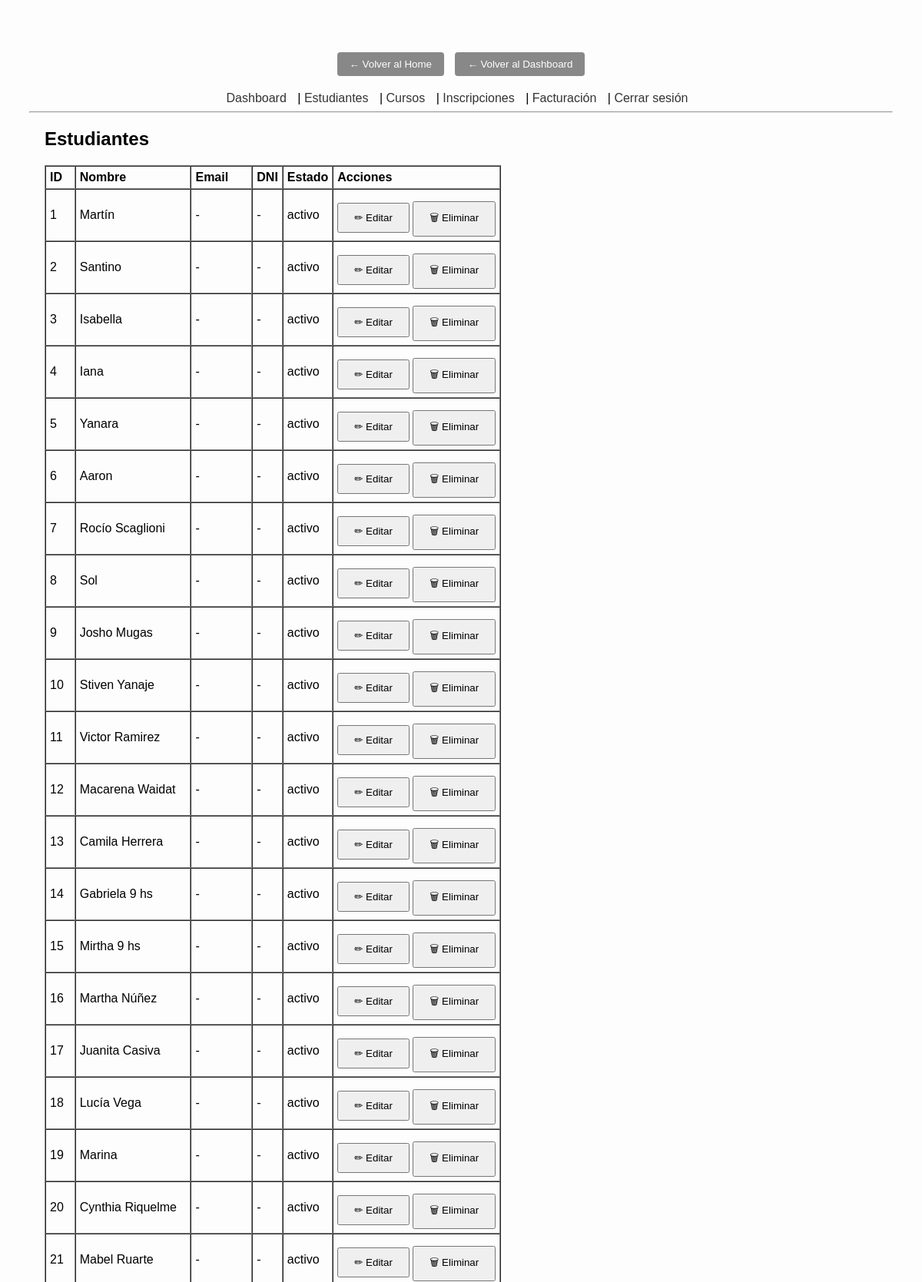
Page /admin/students (signed in, upper part) on the committed database.
### app/models.py (models this page shows, shortened)
class Student(Base):
    __tablename__ = "students"
    id             = Column(Integer, primary_key=True, index=True, autoincrement=True)
    name           = Column(String(255), unique=True, nullable=False)
    email          = Column(String(255), default="", nullable=True)
    dni            = Column(String(50), default="", nullable=True)
    status         = Column(String(50), default="activo", nullable=False)
    last_paid_date = Column(Date, nullable=True)   # ← Nuevo campo: fecha del último pago realizado
    enrollments = relationship(
        "Enrollment",
        back_populates="student",
        cascade="all, delete-orphan"
    )
    payments = relationship(
        "Payment",
        back_populates="student",
        cascade="all, delete-orphan"
    )

### app/routes/admin.py (the view)
@router.get("/students", response_class=HTMLResponse)
def admin_manage_students(
    request: Request,
    edit_id: int = None,
    user=Depends(ensure_admin),
    db: Session = Depends(get_db)
):
    if hasattr(user, "status_code"):
        return user
    students = list_students(db)
    student_to_edit = None
    if edit_id:
        student_to_edit = get_student(db, edit_id)
    return templates.TemplateResponse("admin/students.html", {
        "request": request,
        "students": students,
        "student_to_edit": student_to_edit
    })

### app/templates/admin/students.html (shortened to what this page needs)
{% extends 'admin/base.html' %}
{% block content %}
<h2>Estudiantes</h2>
<table border="1" cellpadding="5" cellspacing="0">
    <thead>
        <tr>
            <th>ID</th>
            <th>Nombre</th>
            <th>Email</th>
            <th>DNI</th>
            <th>Estado</th>
            <th>Acciones</th>
        </tr>
    </thead>
    <tbody>
    {% for s in students %}
        <tr>
            <td>{{ s.id }}</td>
            <td>{{ s.name }}</td>
            <td>{{ s.email or '-' }}</td>
            <td>{{ s.dni or '-' }}</td>
            <td>{{ s.status }}</td>
            <td>
                <a href="/admin/students?edit_id={{ s.id }}"><button>✏ Editar</button></a>
                <a href="/admin/students/delete/{{ s.id }}" onclick="return confirm('¿Eliminar a {{ s.name }}?');">
                  <button>🗑 Eliminar</button>
                </a>
            </td>
        </tr>
    {% endfor %}
    </tbody>
</table>
{% endblock %}

### app/static/styles.css (style rules this page uses)
body { font-family: Arial, sans-serif; text-align: center; background: #fdfdfd; padding: 30px; }
button { padding: 10px 20px; margin-top: 10px; }

### rows in the picture
Student: id "1", name "Martín", email "-", dni "-", status "activo"
Student: id "2", name "Santino", email "-", dni "-", status "activo"
Student: id "3", name "Isabella", email "-", dni "-", status "activo"
Student: id "4", name "Iana", email "-", dni "-", status "activo"
Student: id "5", name "Yanara", email "-", dni "-", status "activo"
Student: id "6", name "Aaron", email "-", dni "-", status "activo"
Student: id "7", name "Rocío Scaglioni", email "-", dni "-", status "activo"
Student: id "8", name "Sol", email "-", dni "-", status "activo"
Student: id "9", name "Josho Mugas", email "-", dni "-", status "activo"
Student: id "10", name "Stiven Yanaje", email "-", dni "-", status "activo"
Student: id "11", name "Victor Ramirez", email "-", dni "-", status "activo"
Student: id "12", name "Macarena Waidat", email "-", dni "-", status "activo"
Student: id "13", name "Camila Herrera", email "-", dni "-", status "activo"
Student: id "14", name "Gabriela 9 hs", email "-", dni "-", status "activo"
Student: id "15", name "Mirtha 9 hs", email "-", dni "-", status "activo"
Student: id "16", name "Martha Núñez", email "-", dni "-", status "activo"
Student: id "17", name "Juanita Casiva", email "-", dni "-", status "activo"
Student: id "18", name "Lucía Vega", email "-", dni "-", status "activo"
Student: id "19", name "Marina", email "-", dni "-", status "activo"
Student: id "20", name "Cynthia Riquelme", email "-", dni "-", status "activo"
Student: id "21", name "Mabel Ruarte", email "-", dni "-", status "activo"
